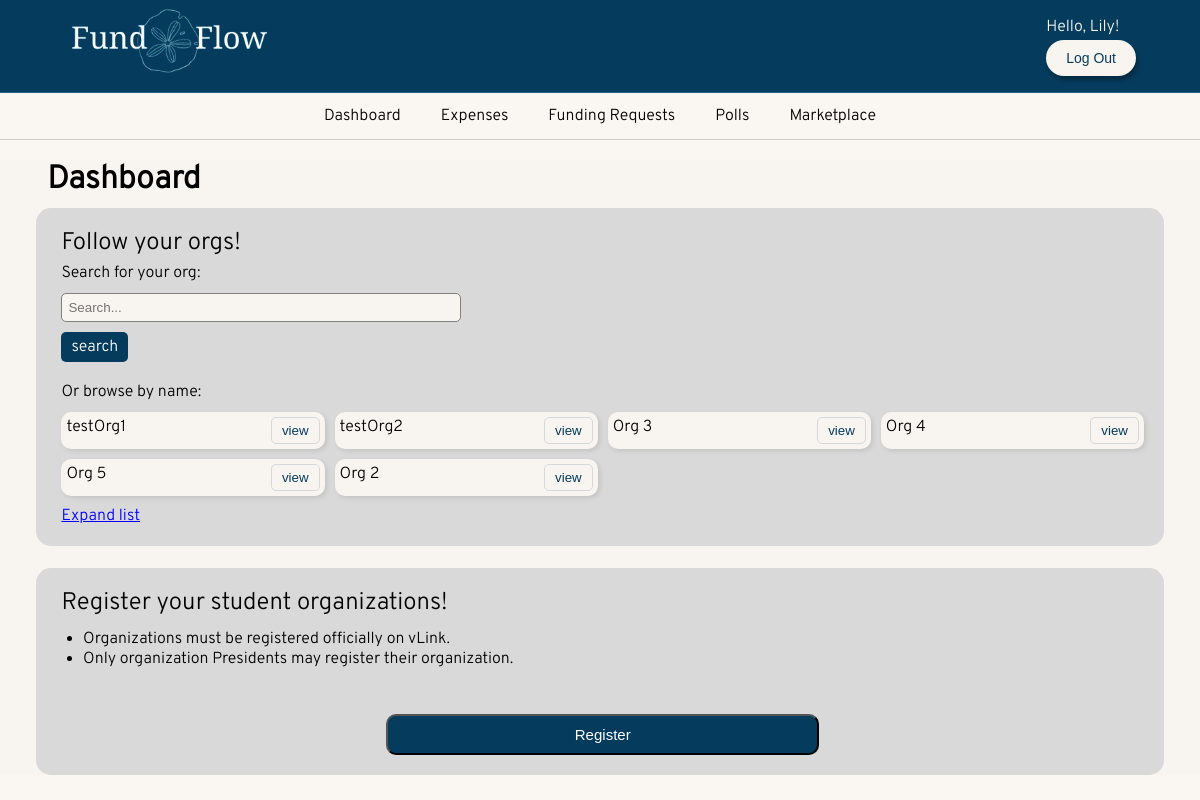
The app's page /dashboard/ (signed in) with its own data.
### FundFlow/models.py (models this page shows, shortened)
class Organization(models.Model):
    name= models.CharField(max_length=255, unique=True)
    description = models.TextField(blank=True, null=True)
    president = models.ForeignKey(User, on_delete=models.CASCADE, related_name='president_of', blank=True, null=True)
    treasurer = models.ForeignKey(User, on_delete=models.SET_NULL ,related_name='treasurer_of', blank=True, null=True)
    members = models.ManyToManyField(User, related_name='organizations', blank=True)
    pending_members = models.ManyToManyField(User, related_name='pending_organizations', blank=True)
    bank_email= models.EmailField(verbose_name='Email Address', unique=False, blank=True, null=True)

### FundFlow/views.py (the view, shortened to what this page needs)
# urls.py: path('dashboard/', views.dashboard_view, name='dashboard'),
@login_required
def dashboard_view(request):
    current_user = request.user
    curProf=UserProfile.objects.get(user=current_user)
    orgs= Organization.objects.all()
    belongsOrgs= Organization.objects.filter(members=current_user)
    pendsOrgs= Organization.objects.filter(pending_members=current_user)
    user_type= curProf.user_type
    print(user_type)
    context = {
        'orgs':orgs,
        'belongsOrgs':belongsOrgs,
        'user_type':user_type,
        'pendsOrgs':pendsOrgs
    }
    return render(request, 'dashboard.html', context)

### FundFlow/templates/dashboard.html (shortened to what this page needs)
{% extends 'base.html' %}
{% load crispy_forms_tags %}
{% block content %}
<!DOCTYPE html>
<html lang="en">
<head>
    <link rel="stylesheet" href="https://cdnjs.cloudflare.com/ajax/libs/font-awesome/6.0.0/css/all.min.css">
</head>
<body>
    <main>
        <div class="org-section">
            <label id="get-started">Dashboard</label>
            <div class="info-container">
                <div class="text-container">
                    <label id="subtitle-label">Follow your orgs!</label>
                    <label for="text-label">Search for your org:</label>
                    <form method="POST" class="join-form">
                        <input type="text" id="text-label" name="seb" placeholder="Search...">
                        <button class="explore explore-btn" name="searchBtn"  >search</button>
                    </form>
                    <p><br>Or browse by name:</p>
                    <div class="org-grid">
                        {% for org in orgs %}
                        <form method="POST" class="join-form">
                            <div class="org-item" btn="org-item" >{{org.name}}<button class="org-btn view-btn" name="org_id" value="{{org.id}}">view</button></div>
                        </form>
                        {% endfor %}
                    </div>
                    <div class="expand" id="expand-btn">Expand list</div>
                </div>
            </div>
            <div class = "info-container">
                <div class="text-container">
                    <label id="subtitle-label">Register your student organizations!</label>
                    <ul class="list-text-container">
                        <li>Organizations must be registered officially on vLink.</li>
                        <li>Only organization Presidents may register their organization.</li>
                    </ul>
                    <a href="{% url 'registerorg' %}">
                        <button class="register-btn" >Register</button>
                    </a>
                </div>
            </div>
        </div>
    </main>
</body>
</html>
{% endblock %}

### FundFlow/templates/base.html (shortened to what this page needs)
<!doctype html>
<html lang="en">
  <head>
    {%load static%}
    <link rel="stylesheet" href="{% static 'dashboard.css' %}">
    <link rel="stylesheet" href="{% static 'home.css' %}">
    <link rel="stylesheet" href="{% static 'signUp.css' %}">
    <link rel="stylesheet" href="{% static 'index.css' %}">
    <link rel="stylesheet" href="https://cdnjs.cloudflare.com/ajax/libs/font-awesome/6.0.0/css/all.min.css">
    <link rel="stylesheet" href="{% static 'registerorg.css' %}">
    <link rel="stylesheet" href="{% static 'voting.css' %}">
    <link rel="stylesheet" href="{% static 'expenses.css' %}">
    <link rel="stylesheet" href="{% static 'budgetRev.css' %}">
    <link rel="stylesheet" href="{% static 'manageOrganization.css' %}">
    <link rel="stylesheet" href="{% static 'fundingRequests.css' %}">
    <link rel="stylesheet" href="{% static 'manageMarketplace.css' %}">
  </head>
  <body>
    <header class="py-3 mb-4 border-bottom" id="header">
      <div class="header-container">
          <a href="#" class="d-flex align-items-center link-body-emphasis text-decoration-none">
              <span class="logo">
                  <img src="{% static 'images/FundFlow_logo.png' %}" alt="Logo">
              </span>
          </a>
      </div>
      <div>
        {% if user.is_authenticated %}
        <a class="hello-user"> Hello, {{user.first_name}}! </a>
        <form action="{% url 'logout' %}" method="post">
          <button type="submit" class="logout-btn">Log Out</button>
        </form>
        {% endif %}
      </div>
    </header>
    {% if user.is_authenticated %}
    <nav class="py-2 bg-body-tertiary border-bottom">
        <div class="container d-flex flex-wrap">
            <ul class="nav me-auto">
                <li class="nav-item"><a href="{% url 'dashboard' %}" class="nav-link link-body-emphasis px-2" aria-current="page">Dashboard</a></li>
                <li class="nav-item"><a href="{% url 'expenses' %}" class="nav-link link-body-emphasis px-2">Expenses</a></li>
                <li class="nav-item"><a href="{% url 'fundingRequests' %}" class="nav-link link-body-emphasis px-2">Funding Requests</a></li>
                <li class="nav-item"><a href="{% url 'voting' %}" class="nav-link link-body-emphasis px-2">Polls</a></li>
                <li class="nav-item"><a href="{% url 'marketplace' %}" class="nav-link link-body-emphasis px-2">Marketplace</a></li>
            </ul>
        </div>
    </nav>
    {% endif %}
    <div class="container">
        {% block content %}
        {% endblock %}
    </div>
  </body>
</html>

### FundFlow/static/dashboard.css (style rules this page uses)
* { margin: 0; padding: 0; box-sizing: border-box; }
body { display: flex; flex-direction: column; }
main { flex-grow: 1; background: #F8F5F0; }
.org-section { width: 94%; margin-left: 3%; }
#get-started { font-size: 2em; font-weight: bold; margin-bottom: 8px; margin-left: 1%; margin-top:20px; display: block; }
.info-container { width: 100%; margin: auto; margin-bottom: 2%; padding: 20px; background-color: #D9D9D9; border-radius: 15px; text-align: left; }
.text-container { margin-left:0.5%; }
.org-grid { display: grid; grid-template-columns: repeat(4, 1fr); gap: 10px; margin-top: 10px; }
.org-item { display: flex; justify-content: space-between; background-color: #F8F5F0; padding: 5px; border-radius: 10px; box-shadow: 2px 2px 5px rgba(0,0,0,0.1); }
#subtitle-label { font-size: 1.5em; display: block; margin-bottom: 5px; }
#text-label { background-color: #F8F5F0; display: block; width: 40%; max-width: 400px; padding: 6px; border: 1px solid grey; border-radius: 5px; margin-top: 10px; margin-bottom: 10px; }
.list-text-container { margin-left:2%; margin-top: 1%; }
.register-btn { border-radius: 20px; background-color: #053C5E; margin-top: 12px; color: white; padding: 10px 30px; text-align: center; text-decoration: none; display: inline-block; font-size: 16px; width: 200px; }
.expand { margin-top: 10px; color: blue; cursor: pointer; text-decoration: underline; }
.explore-btn { font-family: 'Overpass', sans-serif; font-size: medium; padding: 5px 10px 5px 10px; text-decoration: none; border-radius: 5px; background-color: #053C5E; color: white; border: 0px; }
.view-btn { display: flex; padding: 5px 10px 5px 10px; text-decoration: none; border-radius: 5px; background-color: #F8F5F0; color: #053C5E; border: 1px solid #d5d9d9; }

### FundFlow/static/home.css (style rules this page uses)
body { margin: 0; padding: 0; background-color: #F8F5F0; font-family: 'Overpass', sans-serif; }

### FundFlow/static/signUp.css (style rules this page uses)
body { margin: 0; padding: 0; background-color: #F8F5F0; }

### FundFlow/static/index.css (style rules this page uses)
body { background-color: #FAF6F1; margin: 0; }
#header { background-color: #053C5E; border-bottom: 1px solid #2a668b; padding: .5rem 4rem; display: flex; align-items: center; justify-content: space-between; }
.header-container { display: flex; align-items: center; gap: 1rem; }
.logo img { height: 70px; width: auto; }
.logout-btn { background-color: #F8F5F0; border: none; text-decoration: none; color: #053C5E; padding: 10px 20px; border-radius: 25px; font-size: 14px; text-align: center; cursor: pointer; box-shadow: 2px 4px 5px rgba(0, 0, 0, 0.3); margin-top: 3px; }
nav { background-color: #FAF6F1; border-bottom: 1px solid #ccc; padding: 0.8rem 0; }
.nav { list-style: none; display: flex; justify-content: center; padding: 0; margin: 0; }
.nav-item { margin: 0 10px; }
.nav-link { color: black; text-decoration: none; font-size: 1rem; padding: 5px 10px; transition: color 0.3s ease; font-family: 'Overpass', sans-serif; font-weight: 300; }
.hello-user { font-family: 'Overpass', sans-serif; color: #F8F5F0; }

### FundFlow/static/registerorg.css (style rules this page uses)
body { display: flex; flex-direction: column; }
main { flex-grow: 1; background: #F8F5F0; }
.register-btn { border-radius: 10px; background-color: #053C5E; margin-top: 45px; color: white; padding: 10px 30px; text-align: center; display: inline-block; font-size: 15px; width: 40%; margin-left: 30%; }
.expand { margin-top: 10px; color: blue; cursor: pointer; text-decoration: underline; }

### FundFlow/static/voting.css (style rules this page uses)
body { font-family: 'Overpass', sans-serif; }

### FundFlow/static/fundingRequests.css (style rules this page uses)
body { font-family: 'Overpass', sans-serif; }

### records on screen
Organization: name "testOrg1", {{ org.id }} 1 (drawn)
Organization: name "testOrg2", {{ org.id }} 2 (drawn)
Organization: name "Org 3", {{ org.id }} 3 (drawn)
Organization: name "Org 4", {{ org.id }} 11 (drawn)
Organization: name "Org 5", {{ org.id }} 13 (drawn)
Organization: name "Org 2", {{ org.id }} 16 (drawn)

### other values on screen
{{ user.first_name }} "Lily"
